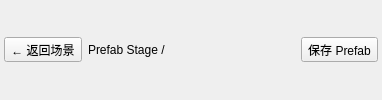
<?xml version="1.0" encoding="UTF-8"?>
<ui version="4.0"><class>PrefabStageToolbarForm</class>
 <widget class="QWidget" name="PrefabStageToolbarForm">
  <property name="sizePolicy"><sizepolicy hsizetype="Expanding" vsizetype="Maximum"><horstretch>1</horstretch><verstretch>0</verstretch></sizepolicy></property>
  <layout class="QHBoxLayout" name="mainLayout">
   <property name="leftMargin"><number>4</number></property><property name="rightMargin"><number>4</number></property><property name="topMargin"><number>2</number></property><property name="bottomMargin"><number>2</number></property><property name="spacing"><number>6</number></property>
   <item><widget class="QToolButton" name="returnButton"><property name="text"><string>← 返回场景</string></property><property name="toolTip"><string>退出 Prefab Stage，恢复主场景和编辑视角。</string></property></widget></item>
   <item><widget class="QLabel" name="breadcrumbLabel"><property name="text"><string>Prefab Stage /</string></property></widget></item>
   <item><widget class="QLabel" name="sourceLabel"><property name="text"><string/></property><property name="textFormat"><enum>Qt::PlainText</enum></property><property name="sizePolicy"><sizepolicy hsizetype="Ignored" vsizetype="Preferred"><horstretch>1</horstretch><verstretch>0</verstretch></sizepolicy></property><property name="minimumSize"><size><width>110</width><height>0</height></size></property></widget></item>
   <item><widget class="QLabel" name="stateLabel"><property name="styleSheet"><string>color:#e6b87a;</string></property><property name="text"><string/></property><property name="textFormat"><enum>Qt::PlainText</enum></property><property name="wordWrap"><bool>true</bool></property></widget></item>
   <item><widget class="QToolButton" name="saveButton"><property name="text"><string>保存 Prefab</string></property><property name="toolTip"><string>保存到来源 .prefab；更新实例时保留每个实例的 Overrides。</string></property></widget></item>
  </layout>
 </widget><resources/><connections/>
</ui>
